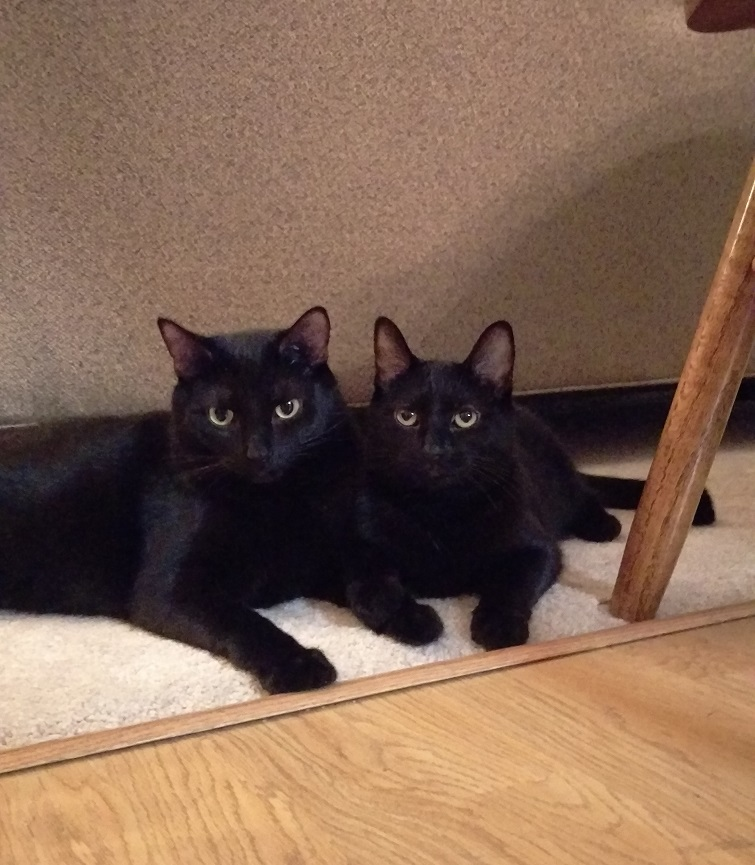
#> input picture images/src/SiriusAndViolet.jpg, 755 x 865 px
$ python Main.py
#> lines starting #> are read from the running program, lines starting #| are printed output that depends on the picture
'''
Created on Jan 6, 2020

@author: nicomp
'''
# This one is in Main.py only
from image_functions import *


# open an image file. The default path is where this python module is
im = Image.open("SiriusAndViolet.jpg")
#> im is the input picture: PIL image 755x865 RGB; mean R, G, B 129.2, 101.4, 84
print(im.width, im.height, im.mode, im.format)  # Display some info about the image
#| 755 865 RGB JPEG

"""
    Load an image file from disk
    :param filename: The file to load
    :return the image object
"""
'''

my_image = load_image("SiriusAndViolet.jpg")
my_image.show(my_image)
'''
im = Image.open("SiriusAndViolet.jpg")
im_c = im.crop((200,300,400,500)) # (left, top, right, bottom) it's a tuple!
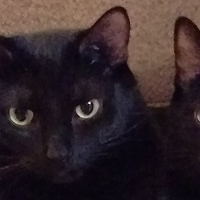
#> im_c: PIL image 200x200 RGB; mean R, G, B 52.4, 39, 42
im_c.show()

$ run again, with images/src/IMAG9758.jpg copied over images/src/SiriusAndViolet.jpg
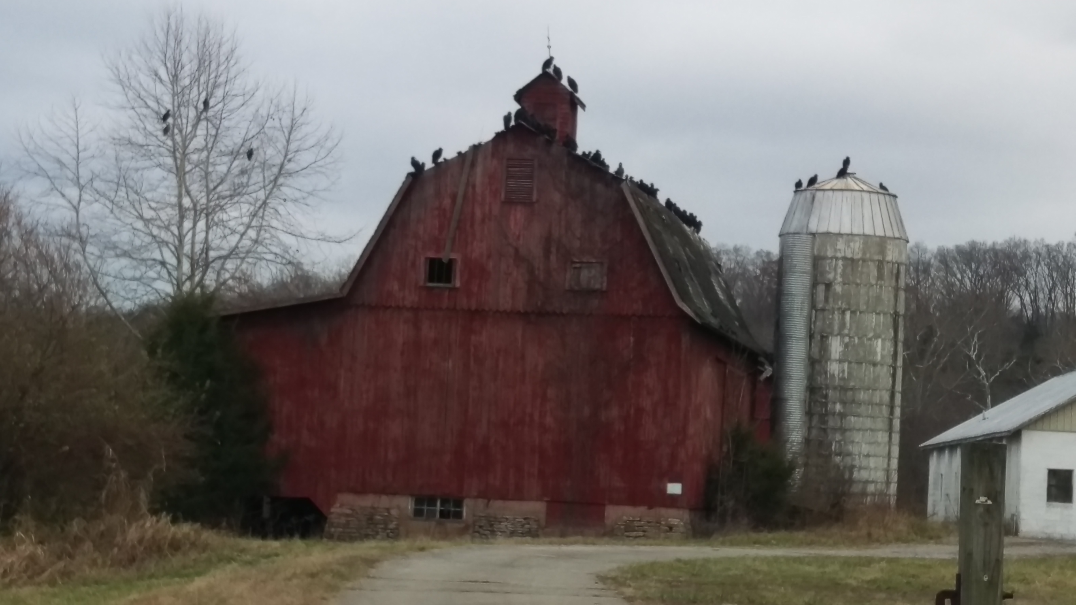
#> input picture images/src/IMAG9758.jpg, 5376 x 3024 px (shown at 1/5 size)
#> im is the input picture: PIL image 5376x3024 RGB; mean R, G, B 116.7, 111.5, 109
#| 5376 3024 RGB JPEG
#> `im_c = im.crop((200,300,400,500)) # (left, top, right, bottom) it's a ..`:
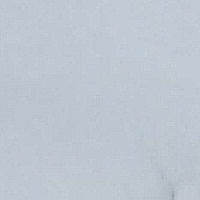
#> im_c: PIL image 200x200 RGB; mean R, G, B 189.8, 199, 209.2

$ run again, with images/src/SiriusLounging.jpg copied over images/src/SiriusAndViolet.jpg
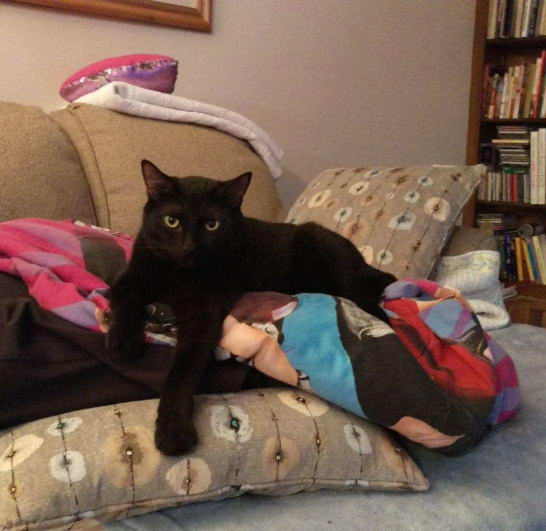
#> input picture images/src/SiriusLounging.jpg, 1092 x 1061 px (shown at 1/2 size)
#> im is the input picture: PIL image 1092x1061 RGB; mean R, G, B 116.8, 93.2, 80.4
#| 1092 1061 RGB JPEG
#> `im_c = im.crop((200,300,400,500)) # (left, top, right, bottom) it's a ..`:
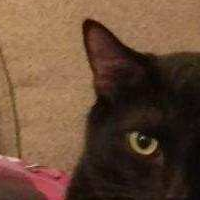
#> im_c: PIL image 200x200 RGB; mean R, G, B 103.5, 74.6, 54.5

$ run again, with images/src/bridge.jpg copied over images/src/SiriusAndViolet.jpg
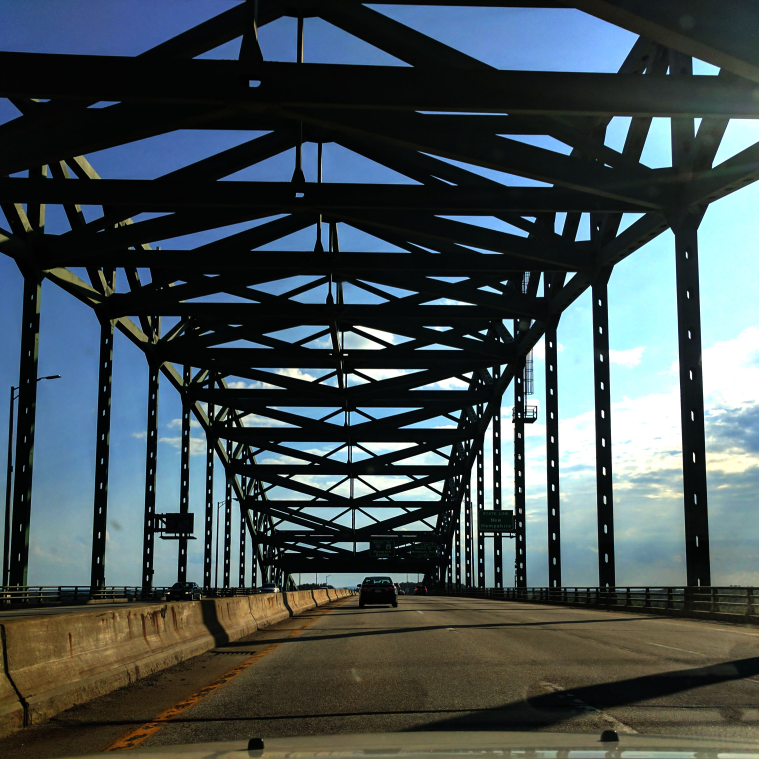
#> input picture images/src/bridge.jpg, 3036 x 3036 px (shown at 1/4 size)
#> im is the input picture: PIL image 3036x3036 RGB; mean R, G, B 67.1, 78.5, 81
#| 3036 3036 RGB JPEG
#> `im_c = im.crop((200,300,400,500)) # (left, top, right, bottom) it's a ..`:
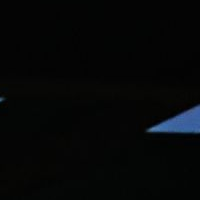
#> im_c: PIL image 200x200 RGB; mean R, G, B 5.5, 6.8, 7.4
